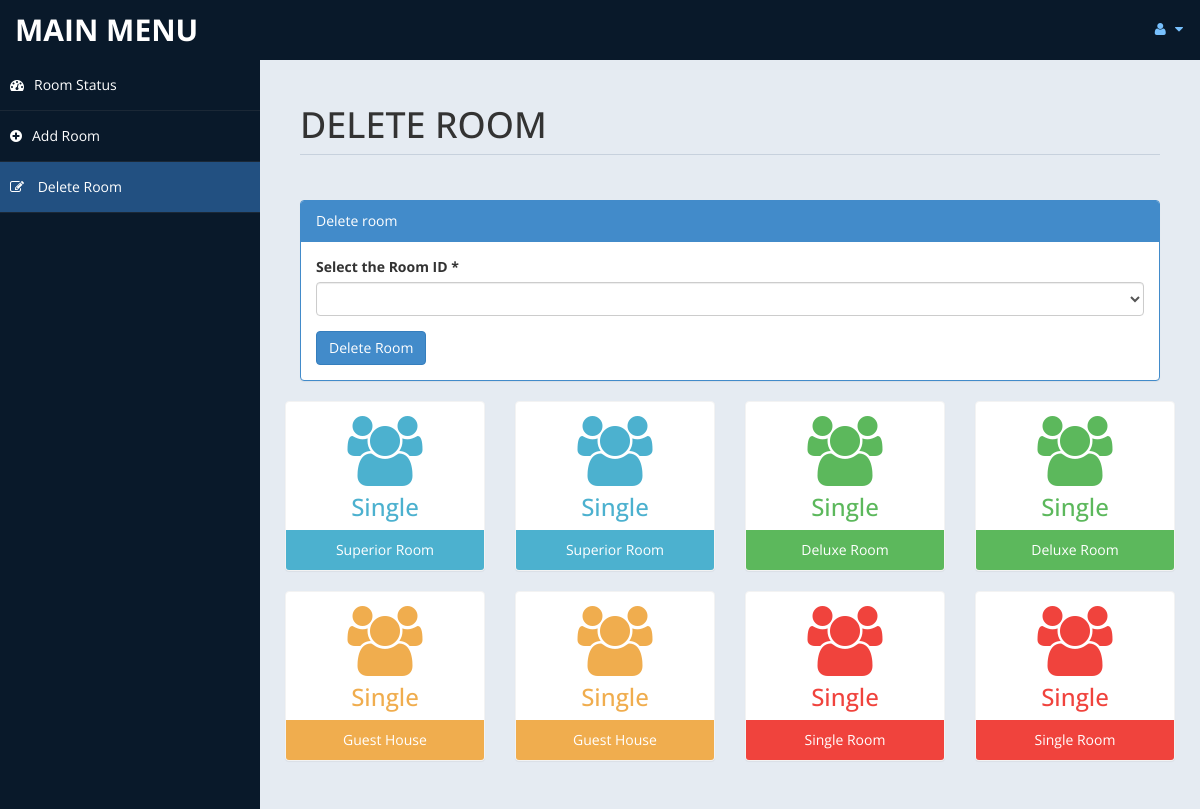
/admin/roomdel.php (signed in), run on the app's committed database.
### tables this page shows
CREATE TABLE IF NOT EXISTS `room` (
`id` int(10) unsigned NOT NULL,
  `type` varchar(15) DEFAULT NULL,
  `bedding` varchar(10) DEFAULT NULL,
  `place` varchar(10) DEFAULT NULL,
  `cusid` int(11) DEFAULT NULL
);

### admin/roomdel.php (the view, shortened to what this page needs)
<?php
include('db.php');
$rsql ="select id from room";
$rre=mysqli_query($con,$rsql);
?>
<!DOCTYPE html>
<html xmlns="http://www.w3.org/1999/xhtml">
<head>
    <link href="assets/css/bootstrap.css" rel="stylesheet" />
    <link href="assets/css/font-awesome.css" rel="stylesheet" />
    <link href="assets/css/custom-styles.css" rel="stylesheet" />
</head>
<body>
    <div id="wrapper">
        <nav class="navbar navbar-default top-navbar" role="navigation">
            <div class="navbar-header">
                <a class="navbar-brand" href="home.php">MAIN MENU </a>
            </div>
            <ul class="nav navbar-top-links navbar-right">
                <li class="dropdown">
                    <a class="dropdown-toggle" data-toggle="dropdown" href="#" aria-expanded="false">
                        <i class="fa fa-user fa-fw"></i> <i class="fa fa-caret-down"></i>
                    </a>
                </li>
            </ul>
        </nav>
        <nav class="navbar-default navbar-side" role="navigation">
            <div class="sidebar-collapse">
                <ul class="nav" id="main-menu">
                    <li>
                        <a  href="settings.php"><i class="fa fa-dashboard"></i>Room Status</a>
                    </li>
					<li>
                        <a   href="room.php"><i class="fa fa-plus-circle"></i>Add Room</a>
                    </li>
                    <li>
                        <a  class="active-menu" href="roomdel.php"><i class="fa fa-pencil-square-o"></i> Delete Room</a>
                    </li>
            </div>
        </nav>
        <div id="page-wrapper" >
            <div id="page-inner">
			 <div class="row">
                    <div class="col-md-12">
                        <h1 class="page-header">
                           DELETE ROOM <small></small>
                        </h1>
                    </div>
                </div>
            <div class="row">
                <div class="col-md-12 col-sm-12">
                    <div class="panel panel-primary">
                        <div class="panel-heading">
                           Delete room
                        </div>
                        <div class="panel-body">
						<form name="form" method="post">
                            <div class="form-group">
                                            <label>Select the Room ID *</label>
                                            <select name="id"  class="form-control" required>
												<option value selected ></option>
												<?php
												while($rrow=mysqli_fetch_array($rre))
												{
												$value = $rrow['id'];
												 echo '<option value="'.$value.'">'.$value.'</option>';
												}
												?>
                                            </select>
                              </div>
							 <input type="submit" name="del" value="Delete Room" class="btn btn-primary">
							</form>
                        </div>
                    </div>
                </div>
           <?php
						include ('db.php');
						$sql = "select * from room";
						$re = mysqli_query($con,$sql)
				?>
                <div class="row">
				<?php
										while($row= mysqli_fetch_array($re))
										{
												$id = $row['type'];
											if($id == "Superior Room")
											{
												echo"<div class='col-md-3 col-sm-12 col-xs-12'>
													<div class='panel panel-primary text-center no-boder bg-color-blue'>
														<div class='panel-body'>
															<i class='fa fa-users fa-5x'></i>
															<h3>".$row['bedding']."</h3>
														</div>
														<div class='panel-footer back-footer-blue'>
															".$row['type']."
														</div>
													</div>
												</div>";
											}
											else if ($id == "Deluxe Room")
											{
												echo"<div class='col-md-3 col-sm-12 col-xs-12'>
													<div class='panel panel-primary text-center no-boder bg-color-green'>
														<div class='panel-body'>
															<i class='fa fa-users fa-5x'></i>
															<h3>".$row['bedding']."</h3>
														</div>
														<div class='panel-footer back-footer-green'>
															".$row['type']."
														</div>
													</div>
												</div>";
											}
											else if($id =="Guest House")
											{
												echo"<div class='col-md-3 col-sm-12 col-xs-12'>
													<div class='panel panel-primary text-center no-boder bg-color-brown'>
														<div class='panel-body'>
															<i class='fa fa-users fa-5x'></i>
															<h3>".$row['bedding']."</h3>
														</div>
														<div class='panel-footer back-footer-brown'>
															".$row['type']."
														</div>
													</div>
												</div>";
											}
											else if($id =="Single Room")
											{
												echo"<div class='col-md-3 col-sm-12 col-xs-12'>
													<div class='panel panel-primary text-center no-boder bg-color-red'>
														<div class='panel-body'>
															<i class='fa fa-users fa-5x'></i>
															<h3>".$row['bedding']."</h3>
														</div>
														<div class='panel-footer back-footer-red'>
															".$row['type']."
														</div>
													</div>
												</div>";
											}
										}
									?>
                </div>
					</div>
            </div>
        </div>
</body>
</html>

### admin/assets/css/custom-styles.css (style rules this page uses)
body { font-family: 'Open Sans', sans-serif; }
#wrapper { width: 100%; background:#09192A; }
#page-wrapper { padding: 15px 15px; min-height: 600px; background:#E5EBF2; }
#page-inner { width:100%; margin:10px 20px 10px 0px; background-color:transparent; padding:10px; min-height:1200px; }
.text-center { text-align:center; }
.no-boder { border:1px solid #f3f3f3; }
h1, .h1, h2, .h2, h3, .h3 { margin-top: 7px; margin-bottom: -5px; }
.page-header { padding-bottom: 9px; margin: 10px 0 45px; border-bottom: 1px solid #C7D1DD; }
.bg-color-green { background-color: #fff; color: #5cb85c; }
.bg-color-blue { background-color: #fff; color: #4CB1CF }
.bg-color-red { background-color: #fff; color:#F0433D; }
.bg-color-brown { background-color: #fff; color:#f0ad4e; }
.back-footer-green { background-color: #5cb85c; color:#fff; border-top: 0px solid #fff; }
.back-footer-red { background-color: #F0433D; color:#fff; border-top: 0px solid #fff; }
.back-footer-blue { background-color: #4CB1CF; color:#fff; border-top: 0px solid #fff; }
.back-footer-brown { background-color: #f0ad4e; color:#fff; border-top: 0px solid #fff; }
.top-navbar { margin:0px; }
.top-navbar .navbar-brand { color: #fff; width: 260px; text-align: left; height: 60px; font-size: 30px; font-weight: 700; text-transform: uppercase; line-height: 30px; }
.top-navbar .nav > li { position: relative; display: inline-block; }
.top-navbar .nav > li > a { position: relative; display: block; padding: 19px 15px; color: #77C0FD; }
.active-menu { background-color:#225081!important; }
.sidebar-collapse , .sidebar-collapse .nav { background:none; }
.sidebar-collapse .nav { padding:0; }
.sidebar-collapse .nav > li > a { color:#fff; background:transparent; text-shadow:none; }
.sidebar-collapse > .nav > li > a { padding:15px 10px; }
.sidebar-collapse > .nav > li { border-bottom: 1px solid rgba(107, 108, 109, 0.19); }
.navbar-side { border:none; background-color: transparent; }
.top-navbar { background:#09192A; border-bottom:none; }
.top-navbar .nav > li > a > i { margin-right: 2px; }
.navbar-default { border:0px solid black; }
.navbar-header { background: #09192A; }
.nav > li > a > i { margin-right:10px; }
@media (min-width:768px) { #page-wrapper { margin: 0 0 0 260px; padding: 15px 30px; min-height: 1200px; } }
@media (min-width:768px) { .navbar-side { z-index: 1; position: absolute; width: 260px; } }
@media (min-width:768px) { .navbar { border-radius: 0px; } }

### data on the page
room: bedding "Single", type "Superior Room"
room: bedding "Single", type "Superior Room"
room: bedding "Single", type "Deluxe Room"
room: bedding "Single", type "Deluxe Room"
room: bedding "Single", type "Guest House"
room: bedding "Single", type "Guest House"
room: bedding "Single", type "Single Room"
room: bedding "Single", type "Single Room"
